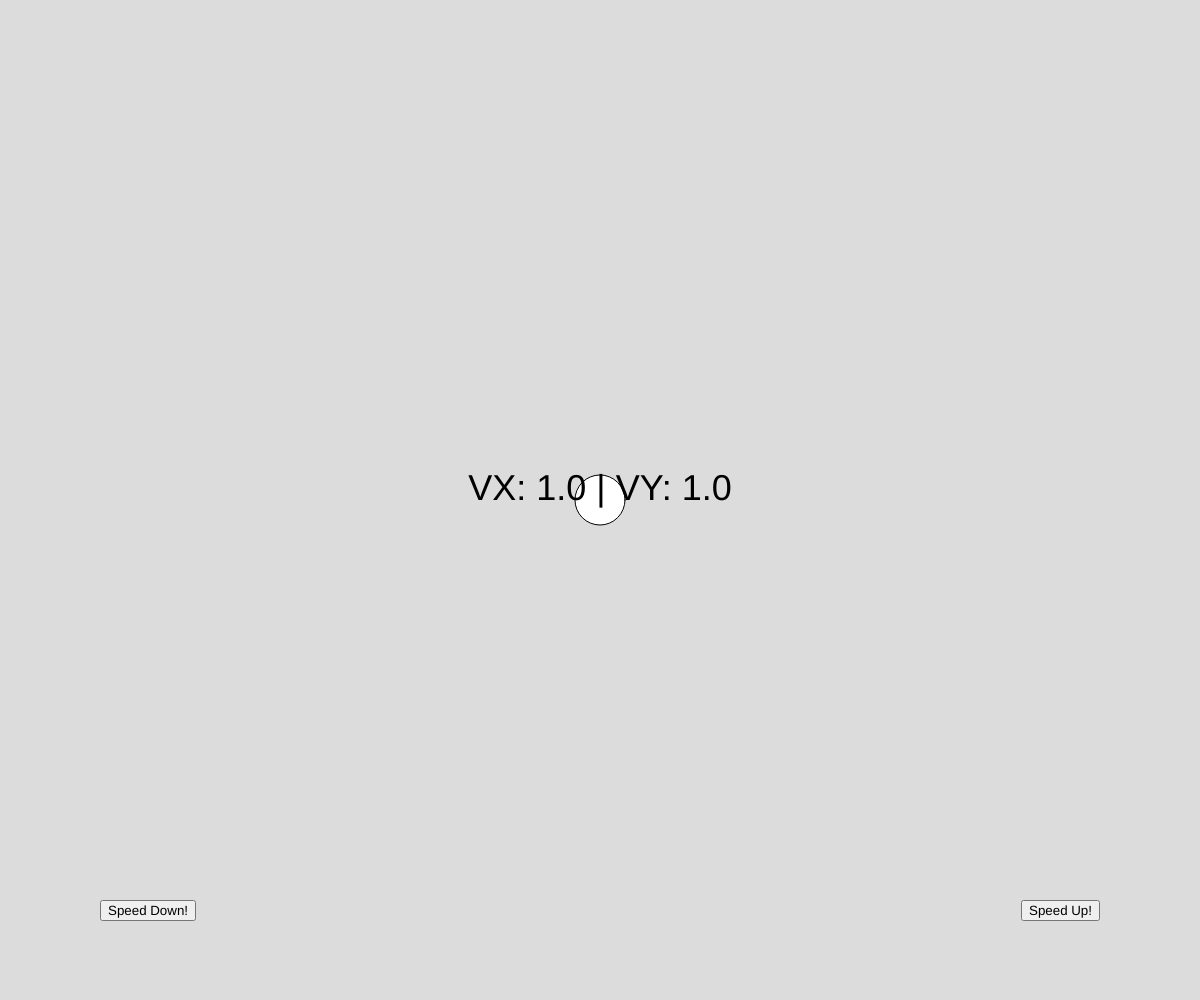
Frame 1 (no input)
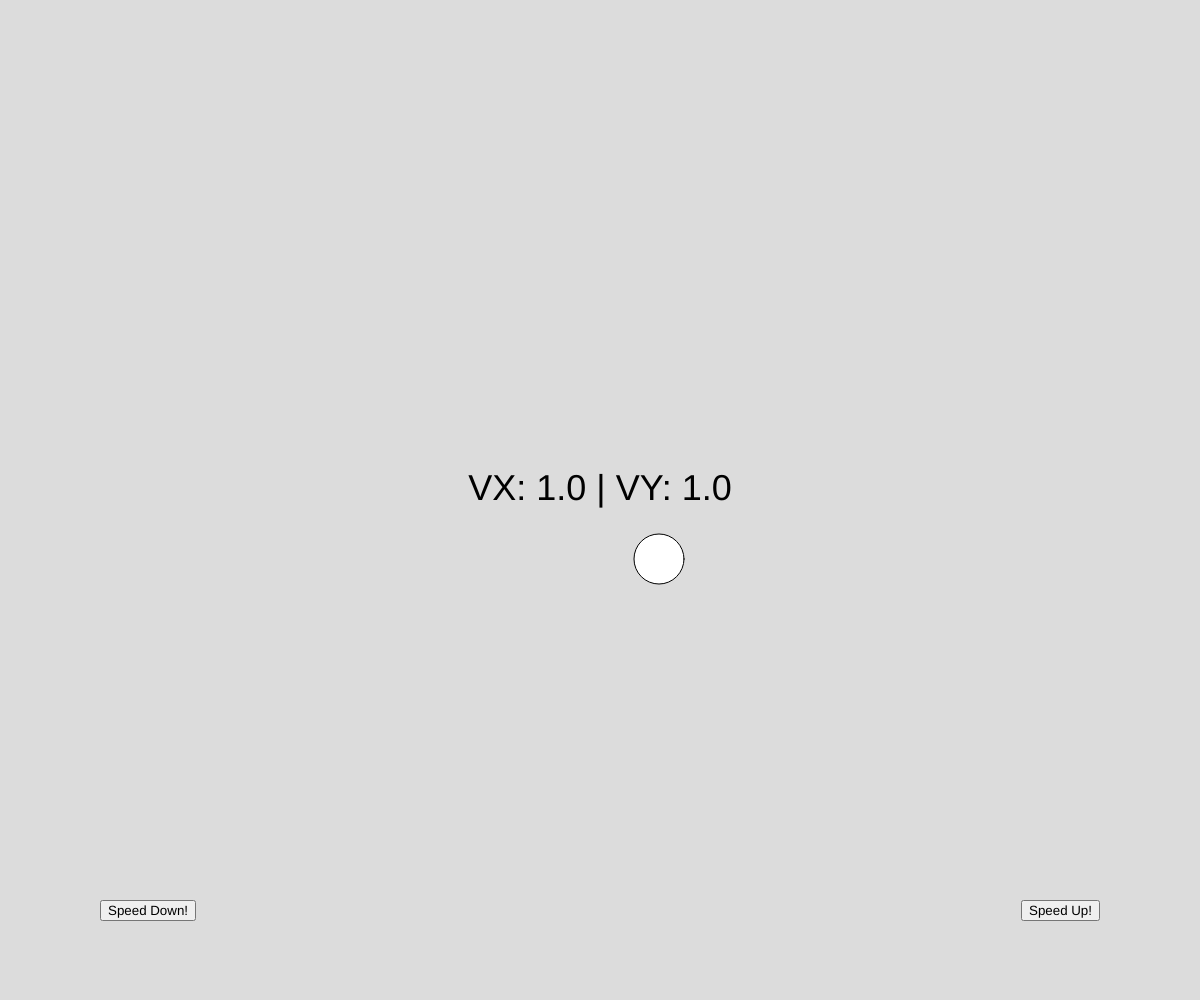
Frame 60 (no input)
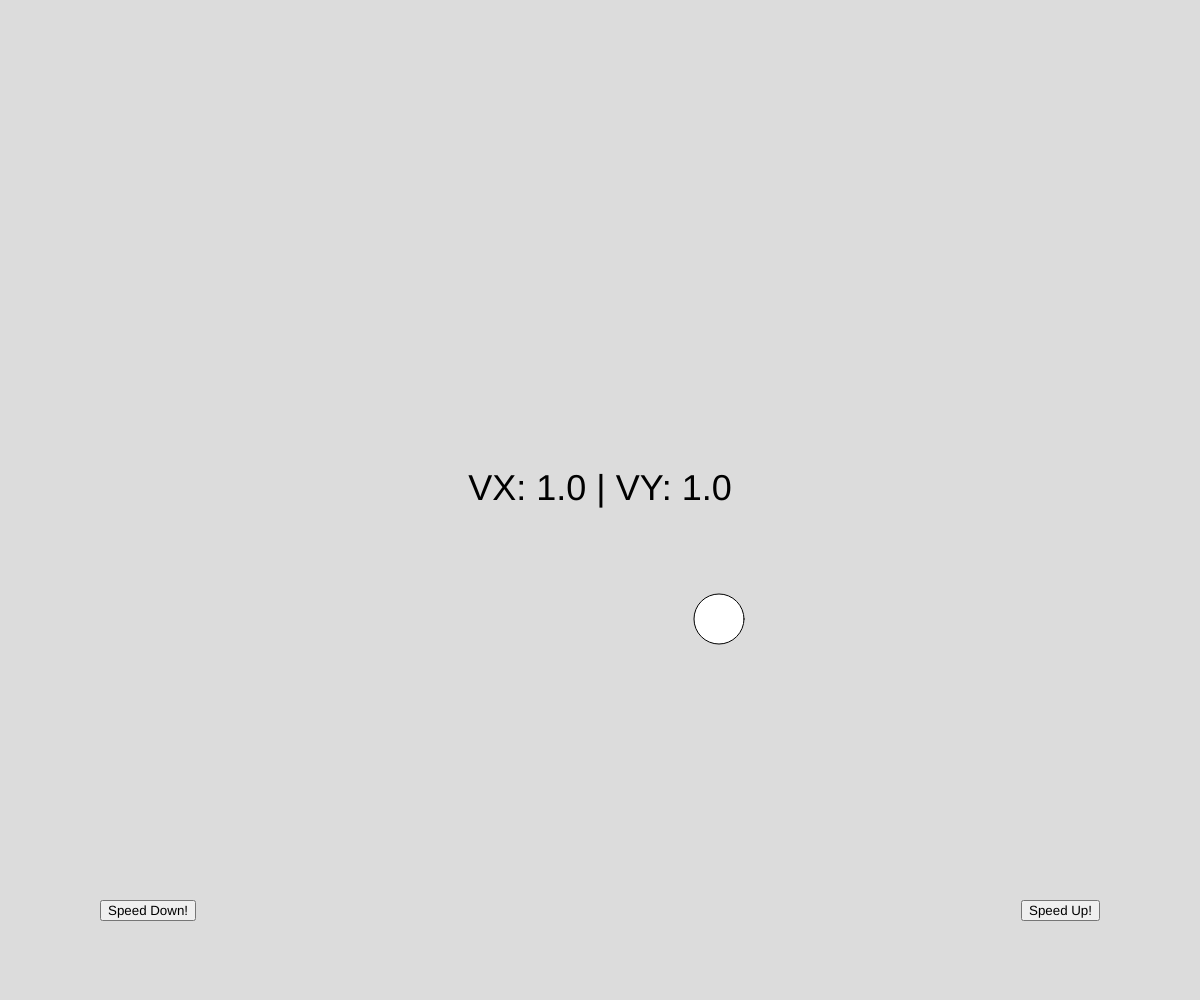
Frame 120 (the mouse pressed at the canvas centre since frame 60)

The p5.js sketch that drew these frames (run headless with seeded random() and noise() and a simulated clock; from frame 60 on, the mouse is pressed at the canvas centre):

// p5.js sketch
// ── sketch.js
let buttonSpeedUp;
let buttonSpeedDown;

let cx = 0;
let cy = 0;
let cSize = 50;
let vx = 1;
let vy = 1;

function setup() {
  createCanvas(windowWidth, windowHeight);
  
  buttonSpeedDown = createButton('Speed Down!')
  buttonSpeedUp = createButton('Speed Up!');
  
  buttonSpeedDown.mousePressed(speedDown);
  buttonSpeedUp.mousePressed(speedUp);
  
  repositionButtons();
  
  cx = width/2;
  cy = height/2;
}

function speedUp() {
  vx *= 1.1;
  vy *= 1.1;
  
  vx = constrain(vx, -10, 10);
  vy = constrain(vy, -10, 10);
}

function speedDown() {
  vx *= .9;
  vy *= .9;
  
  vx = constrain(vx, -10, 10);
  vy = constrain(vy, -10, 10);
}

function draw() {
  background(220);
  
  ellipse(cx, cy, 50);
  
  cx += vx;
  cy += vy;
  
  // Constrain between the edges of screen.
  cx = constrain(cx, 0+cSize/2, width-cSize/2);
  cy = constrain(cy, 0+cSize/2, height-cSize/2);
  
  if (cx + cSize/2 >= width || cx - cSize/2 <= 0) {
    vx *= -1;
  } 
  
  if (cy + cSize/2 >= height || cy - cSize/2 <= 0) {
    vy *= -1;
  } 
  
  textSize(36);
  textAlign(CENTER);
  text(`VX: ${vx.toFixed(1)} | VY: ${vy.toFixed(1)}`, width/2, height/2);
}

function repositionButtons() {
  
  // Position based on top left
  buttonSpeedDown.position(100, height-100);
  buttonSpeedUp.position(width-100-buttonSpeedUp.width, height-100);
}

function windowResized() {
  resizeCanvas(windowWidth, windowHeight);
  repositionButtons();
}
